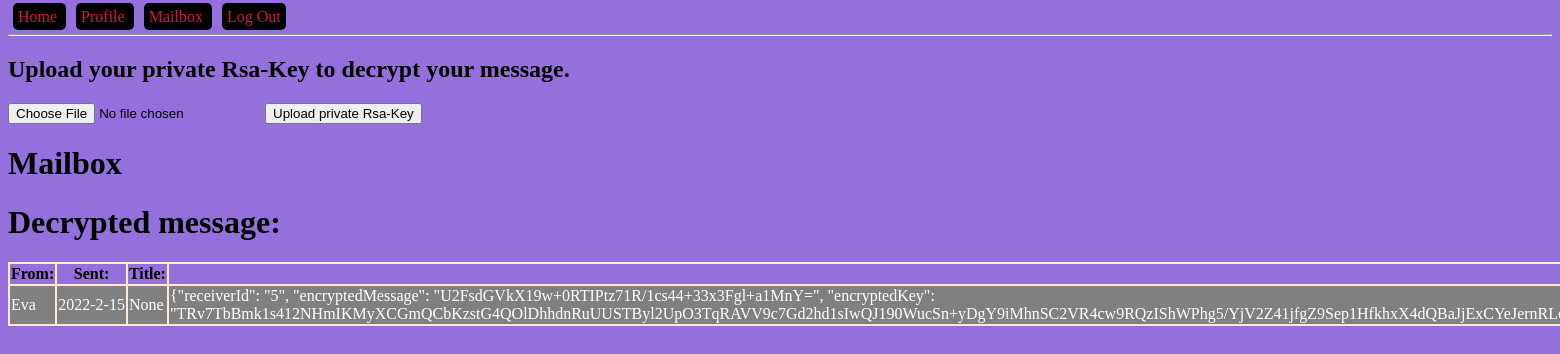
The page /mailbox (signed in) on the database its author committed.
### models.py (models this page shows, shortened)
class Message(db.Model):
    id = db.Column(db.Integer, primary_key=True, autoincrement=True)
    title = db.Column(db.String(250))
    body = db.Column(db.Text)
    read = db.Column(db.BOOLEAN, default=False)
    sent_time = db.Column(db.DateTime, default=datetime.datetime.now())
    sender_id = db.Column(db.Integer, db.ForeignKey('user.id'), nullable=False)

class User(db.Model):
    id = db.Column(db.Integer, primary_key=True, autoincrement=True)
    name = db.Column(db.String(150))
    email = db.Column(db.String(150), unique=True)
    password = db.Column(db.String(100))
    public_rsa = db.Column(db.Text)
    admin = db.Column(db.BOOLEAN, default=False)
    online = db.Column(db.BOOLEAN, default=False)
    sent_messages = db.relationship('Message', backref='sender', lazy=True)
    recv_messages = db.relationship('Message', secondary=message_recv, lazy='subquery',
                                    backref=db.backref('receivers', lazy=True))

### blueprints/user/__init__.py (the view)
@bp_user.get('/mailbox')
def mailbox_get():
    messages = get_user_messages()
    return render_template('mailbox.html', messages=messages)

### app.py (called while the page is built)
def create_app():
    app = Flask(__name__)
    app.config['SECRET_KEY'] = '123secret'
    app.config['SQLALCHEMY_TRACK_MODIFICATIONS'] = False
    app.config['SQLALCHEMY_DATABASE_URI'] = 'sqlite:///db.sqlite'
    db.init_app(app)
    login_manager = LoginManager()
    login_manager.init_app(app)
    @login_manager.user_loader
    def load_user(user_id):
        from models import User
        return User.query.filter_by(id=user_id).first()
    from blueprints.open import bp_open
    app.register_blueprint(bp_open)
    from blueprints.user import bp_user
    app.register_blueprint(bp_user)
    from blueprints.api import bp_api
    app.register_blueprint(bp_api, url_prefix='/api/v1.0')
    from blueprints.admin import bp_admin
    app.register_blueprint(bp_admin)
    from blueprints.ajax import bp_ajax
    app.register_blueprint(bp_ajax)
    return app

### controllers/message_controller.py (called while the page is built)
def get_user_messages():
    return current_user.recv_messages

### templates/mailbox.html (shortened to what this page needs)
{% extends "base-template.html" %}
{% block content %}
       <h2>Upload your private Rsa-Key to decrypt your message.</h2>
            <input type="file" id="priv-file" enctype="multipart/form-data" />
            <button type="button" onclick="readPrivateKey()">Upload private Rsa-Key</button>
            <br />
    <h1 id="main-heading">Mailbox</h1>
    <table>
        <tr>
            <th>From:</th>
            <th>Sent:</th>
            <th>Title:</th>
            <th>Message</th>
        </tr>
        {% for message in messages %}
            <tr>
                <td>{{ message.sender.name }}</td>
                {% if message.sent_time is not none %}
                    <td>{{ message.sent_time.year }}-{{ message.sent_time.month }}-{{ message.sent_time.day }}</td>
                {% else %}
                    <td>-</td>
                {% endif %}
                <td>{{ message.title }}</td>
                <td id="encrypted-{{ loop.index }}" onclick="decrypt(this)">{{ message.body }}</td>
            </tr>
        {% endfor %}
        <h1>Decrypted message:</h1>
    </table>
    <br/><br/><br/><br/>
{% endblock %}

### static/css/main.css (style rules this page uses)
body { background-color: mediumpurple; }
table { width: 100%; background-color: antiquewhite; }
th { background: mediumpurple; }
tr:nth-child(odd) { background: darkgrey; }
tr:nth-child(even) { background: grey; color: white; }

### rows shown on the page
Message: sender.name "Eva", sent_time.year "2022", sent_time.month "2", sent_time.day "15", title "None", body "{\"receiverId\": \"5\", \"encryptedMessage\": \"U2FsdGVkX19w+0RTIPtz71R/1cs44+33x3Fgl+a1MnY=\", \"encryptedKey\":…"
